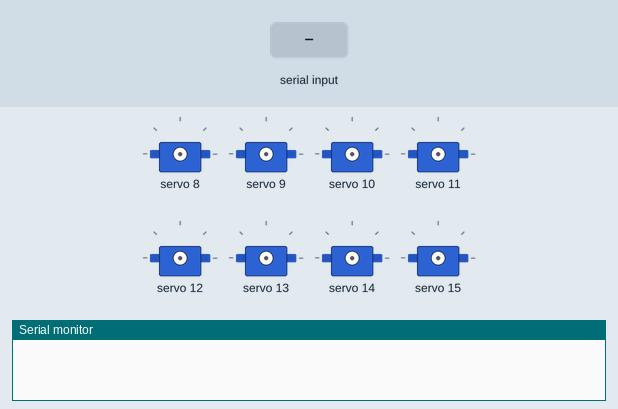
Recording of a sketch running on a simulated Arduino Uno, built with avr-gcc and run on an emulated ATmega328P. Shown: 8 × servo, the last lines printed to the serial monitor. The test bench sets the inputs (shaded band).

Above: at 1.2 s.
1.3 s: "J90\n" received over Serial
3.8 s: "J,45\n" received over Serial
At 5.9 s:
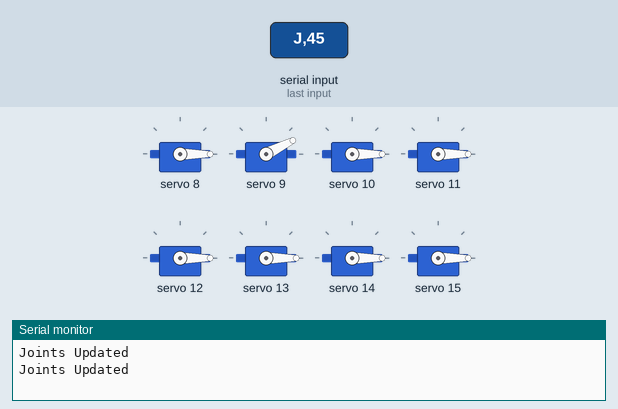
6.3 s: "J\n" received over Serial
At 7.7 s:
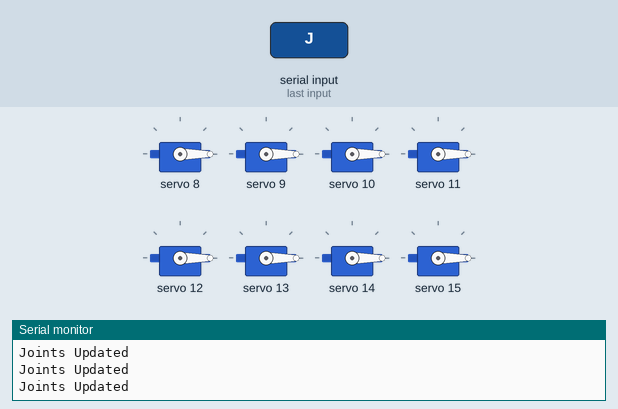
Timing chart, 0 to 9.3 s (numbered marks = the images above; inputs shaded):
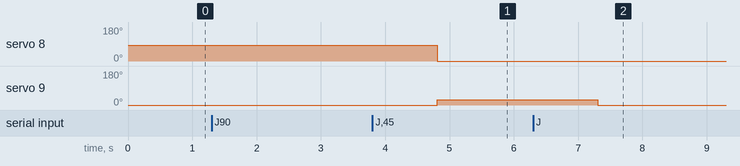

Measured:
- after the input at 3.8 s, servo 8: 83° → 0° after 1.0 s; servo 9: 0° → 27° after 1.0 s
- after the input at 6.3 s, servo 9: 27° → 0° after 1.0 s

The sketch:

RoboArmSerial.ino
```cpp
#include <Wire.h>
#include <Adafruit_PWMServoDriver.h>

Adafruit_PWMServoDriver pwm = Adafruit_PWMServoDriver();

#define SERVO_FREQ 50  // Analog servos run at ~50 Hz updates. Leo's Note: Work for the MG996R Servo

void setup() {
  Serial.begin(9600);

  pwm.begin();
  pwm.setOscillatorFrequency(27000000);
  pwm.setPWMFreq(SERVO_FREQ);
  delay(10);
}

void loop() {
  if (Serial.available() > 0) {
    String msg = Serial.readString();
    if (msg[0] == 'J') {
      int jointAngles[7];
      parseJoints(msg, jointAngles, 7);
      setJoints(jointAngles);
      Serial.println("Joints Updated");
    }
  }
}

void parseJoints(String input, int* outputArray, int arraySize) {
  int currentIndex = 0;  // Index for the output array

  // Start parsing from the second character to skip the initial letter
  int startIdx = 1;  // Skip the first character (the letter)

  // Use a while loop to extract integers
  while (currentIndex < arraySize) {
    // Find the next comma
    int endIdx = input.indexOf(',', startIdx);

    // If no more commas, extract the last number
    if (endIdx == -1) {
      endIdx = input.length();
    }

    // Extract the substring, convert to int, and store in the array
    String numberStr = input.substring(startIdx, endIdx);
    outputArray[currentIndex] = numberStr.toInt();

    // Move to the next segment
    startIdx = endIdx + 1;
    currentIndex++;
  }
}

void setJoints(int jointAngles[]) {

  jointAngles[0] = constrain(jointAngles[0], 0, 180);  //base
  jointAngles[1] = constrain(jointAngles[1], 0, 270);  //shoulder
  jointAngles[2] = constrain(jointAngles[2], 0, 270);  //elbow
  jointAngles[3] = constrain(jointAngles[3], 0, 270);  //wrist 1
  jointAngles[4] = constrain(jointAngles[4], 0, 180);  //wrist 2
  jointAngles[5] = constrain(jointAngles[5], 0, 180);  //wrist 3
  jointAngles[6] = constrain(jointAngles[6], 0, 1);    //gripper

  //debug(jointAngles, 7);

  base(jointAngles[0]);
  shoulder(jointAngles[1]);
  elbow(jointAngles[2]);
  wrist1(jointAngles[3]);
  wrist2(jointAngles[4]);
  wrist3(jointAngles[5]);
  gripper(jointAngles[6]);
}

void debug(int jointAngles[], int length){
  for (int i = 0; i < length; i++) {
    Serial.print(String(jointAngles[i]) + " ");

    if (i == length-1) {
      Serial.print("\n");
    }
  }
}

void MGServoControl(int pin, int degree){ //control function for MG996r servos 0-180 degrees
  const int servomin = 544;// This is pulse length in microseconds for min position
  const int servomax = 2250;// This is pulse length in microseconds for max position
  int ms = map(degree, 0, 180, servomin, servomax); //command in microseconds
  pwm.writeMicroseconds(pin,ms);
}

void DSServoControl(int pin ,int degree){ //control function for DS3218 servos 0-270
  const int servomin = 500;// This is pulse length in microseconds for min position
  const int servomax = 2350;// This is pulse length in microseconds for max position
  int ms = map(degree, 0, 270, servomin, servomax); //command in microseconds
  pwm.writeMicroseconds(pin,ms);
}

void TDServoControl(int pin, int degree){ //control function for TD-8160MG servos 0-255
  const int servomin = 500;// This is pulse length in microseconds for min position
  const int servomax = 2410;// This is pulse length in microseconds for max position
  int ms = map(degree, 0,270, servomin, servomax); //command in microseconds
  pwm.writeMicroseconds(pin,ms);
}

void SGServoControl(int pin, int degree){ //control function for the 2 claw servos 0-180 degrees
  const int servomin = 500;// This is pulse length in microseconds for min position
  const int servomax = 2400;// This is pulse length in microseconds for max position
  int ms = map(degree, 0,180, servomin, servomax); //command in microseconds
  pwm.writeMicroseconds(pin,ms);
}

void base(int degree) {
  MGServoControl(8, degree);
}
void shoulder(int degree) {
  TDServoControl(9, degree);
}
void elbow(int degree) {
  DSServoControl(10, degree);
}
void wrist1(int degree) {
  DSServoControl(11, degree);
}
void wrist2(int degree) {
  MGServoControl(12, degree);
}
void wrist3(int degree) {
  MGServoControl(13, degree);
}

void gripper(bool status) {
  if (status) {
    SGServoControl(14, 60);  //closed
    SGServoControl(15, 60);
  } else {
    SGServoControl(14, 0);  //open
    SGServoControl(15, 0);
  }
}

void upright() {
  //Base - 0
  MGServoControl(8, 0);
  //Shoulder - 1
  TDServoControl(9, 120);
  //Elbow - 2
  DSServoControl(10, 135);
  //Yaw - 3
  DSServoControl(11, 0);
  //Pitch - 4
  MGServoControl(12, 60);
  //Roll - 5
  MGServoControl(13, 90);
}
```
